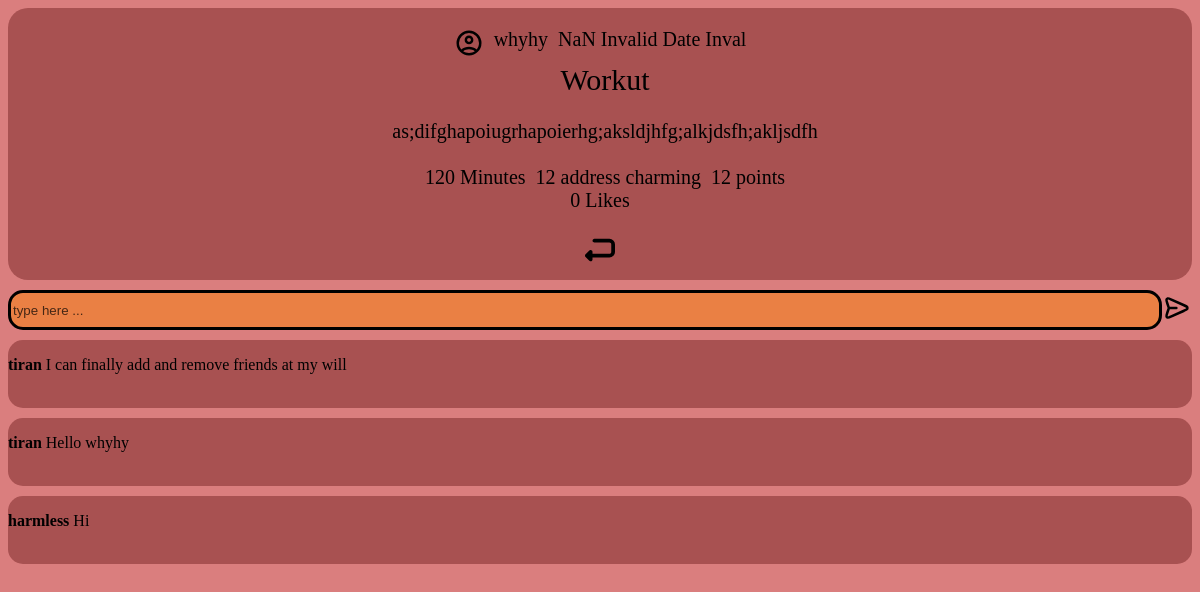
The page /chat/2 (signed in) on the database its author committed.
### tables this page shows
CREATE TABLE USERS (ID INTEGER PRIMARY KEY AUTOINCREMENT NOT NULL, firstname TEXT, lastname TEXT, username TEXT, email TEXT, age INT, profile_pic IMAGE, date_joined DATE, password HASH);

CREATE TABLE CARDS (ID INTEGER PRIMARY KEY AUTOINCREMENT NOT NULL, title TEXT, description TEXT, userID INT, start DATETIME, duration INT, points, INT, picture IMAGE, address TEXT);

CREATE TABLE CARD_RESPONSES
                     (ID INTEGER PRIMARY KEY AUTOINCREMENT NOT NULL,
                     comment TEXT,
                     like INT,
                     cardID INT,
                     userID INT);

### app/main.py (the view)
@main.route("/chat/<int:cardID>") # whatever int comes after "chat/" gets passed in
@login_required
def card_chat(cardID):
    return render_template("chat.html", item = db.main.Cards().get_card_by_id(cardID),
                           chats=db.main.Card_responses().get_chats(cardID), username=db.main.Users().get_username_by_card_id(cardID))

### app/__init__.py (called while the page is built)
@login_manager.user_loader
def load_user(user_id):
    return get_user_by_id(user_id)

### app/auth.py (called while the page is built)
def get_user_by_id(user_id):
    conn = sqlite3.connect('main.db')
    cursor = conn.cursor()
    cursor.execute("SELECT * FROM users WHERE id = ?", (user_id,))
    user = cursor.fetchone()
    conn.close()
    if user:
        return User(user[0], user[1], user[2], user[3], user[4], user[5], user[6], user[7], user[8])
    return None

### db/main.py (called while the page is built)
def create_dict(cursor, row):
    d = {}
    for idx,col in enumerate(cursor.description):
        d[col[0]] = row[idx]
    return d

    def get_username_by_card_id(self, cardID):
        username = self.conn.execute('''SELECT username FROM Cards
                                INNER JOIN Users ON Users.ID = Cards.userID
                                WHERE Cards.ID = ?''', [cardID])
        return username.fetchone()['username']

    def get_card_by_id(self, cardID):
        card = self.conn.execute('''SELECT * FROM Cards
                                 WHERE ID = ?;''', [cardID])
        data = card.fetchone()
        data['likes'] = Card_responses().get_likes(cardID)
        return data

    def get_chats(self, cardID): # checks if there is actually a comment before returning it
        chats = self.conn.execute('''SELECT comment, username, Users.ID FROM Card_responses
                        INNER JOIN Users ON Users.ID = Card_responses.userID
                        WHERE Card_responses.comment is not NULL
                        AND Card_responses.cardID = ?''', [cardID])
        return chats.fetchall()[::-1] # sorts the chats from the oldest to newest

    def get_likes(self, cardID):
        likes = self.conn.execute('''SELECT username, Users.ID FROM Card_responses
                        INNER JOIN Users ON Users.ID = Card_responses.userID
                        WHERE Card_responses.comment is NULL
                        AND Card_responses.cardID = ?''', [cardID]).fetchall()
        return len(likes)

### app/templates/chat.html (shortened to what this page needs)
<!DOCTYPE html>
<html lang="en">
<head>
    <link rel="stylesheet" href="../static/card.css">
    <link rel="stylesheet" href="../static/sidebar.css">
    <link rel="stylesheet" href="../static/chat.css">
</head>
<body>
    {% from "macros.html" import card with context%}
    {% macro chat(comment, username, ID) %}
    <div class="chat-box">
        <div class="chat-row">
            <div class="user"><p><strong>{{ username }}</strong>  {{ comment }}</p></div>
        </div>
    </div>
    {%endmacro%}
    {{card("../static/images/icon.svg", username, item['start'], item['title'], item['description'], item['duration'], item['address'], item['points'], item['likes'], item['IDD'], item['uID'])}}
    <form method="post">
        <div class="send-chat">
            <input type="textbox" name="chat" placeholder="type here ...">
            <button type="submit"><img src="../static/images/send.svg" alt="send"></button>
        </div>
    </form>
    {% for i in chats %}
        {{chat(i['comment'], i['username'], i['ID'])}}
    {% endfor %}
</body>
</html>

### app/templates/macros.html (shortened to what this page needs)
{% macro card(icon, username, date, title, desc, duration, location, intensity, likes, id, uID, num=0) %}
        <div class="card">
            <div class="row-one">
                <div class="card-icon click{{uID}}"><img src="{{icon}}" alt="img" class="icon"></div>
                <div class="username click{{uID}}">{{ username }}</div>
                <div class="date" id="date{{num}}">{{ date }}</div>
            </div>
            <div class="title">{{ title }}</div>
            <br>
            <div class="desc">{{ desc }}</div>
            <br>
             <div class="row-four">
                <div class="duration">{{duration}} Minutes</div>
                <div class="location">{{location}}</div>
                <div class="intensity">{{intensity}} points</div>
             </div>
            <div class="likes" id="likes{{num}}">{{likes}} Likes</div>
            <br>
            <div class="return-icon">
                <div class="return"><img src="../static/images/return.svg" onclick="location.href='{{url_for('main.index')}}'" alt="" class="icon"></div>
            </div>
        </div>
    {% endmacro %}

### app/static/card.css (style rules this page uses)
.card { border-radius: 20px; background-color: #A85151; width: 100%; margin-bottom: 10px; padding-top: 10px; display: flex; flex-direction: column; align-items: center; justify-content: baseline; text-align: center; flex-wrap: wrap; font-size: 20px; }
.row-one { padding-top: 10px; }
.icon { object-fit: contain; width: 30px; margin: 0 auto; }
.username, .date, .title, .desc, .duration, .location, .intensity, .thumb, .chat, .share { margin: 0; padding-left: 10px; text-align: center; }
.desc { max-width: 90%; overflow-wrap: break-word; flex: 1; }
.title { font-size: 30px; }
.return-icon { display: none; }

### app/static/sidebar.css (style rules this page uses)
body { background-color: #DA7E7E; }
div { float: left; }

### app/static/chat.css (style rules this page uses)
.user { max-width: 90%; overflow-wrap: break-word; flex: 1; }
.send-chat { width: 100%; float: left; display: flex; flex-direction: row; }
input { box-sizing: border-box; height: 40px; border: 3.4px solid black; border-radius: 15px; background-color: #EA8044; margin-bottom: 10px; flex: 1; outline: none; }
img { object-fit: contain; width: 30px; margin-bottom: 10px; }
button { all: unset; }
input::placeholder { color: black; font-size: 100%; text-align: left; opacity: 70%; }
.chat-box { border-radius: 15px; background-color: #A85151; width: 100%; display: flex; flex-direction: column; flex-wrap: wrap; margin-bottom: 10px; }
.return-icon { display: initial; padding-bottom: 10px; }

### rows shown on the page
USERS: username "whyhy"
CARDS: title "Workut", description "as;difghapoiugrhapoierhg;aksldjhfg;alkjdsfh;akljsdfh", address "12 address charming"
CARD_RESPONSES: comment "I can finally add and remove friends at my will"
USERS: username "tiran"
CARD_RESPONSES: comment "Hello whyhy"
CARD_RESPONSES: comment "Hi"
USERS: username "harmless"

### other values the page prints
{{ duration }} "120"
{{ intensity }} "12"
{{ likes }} "0"
